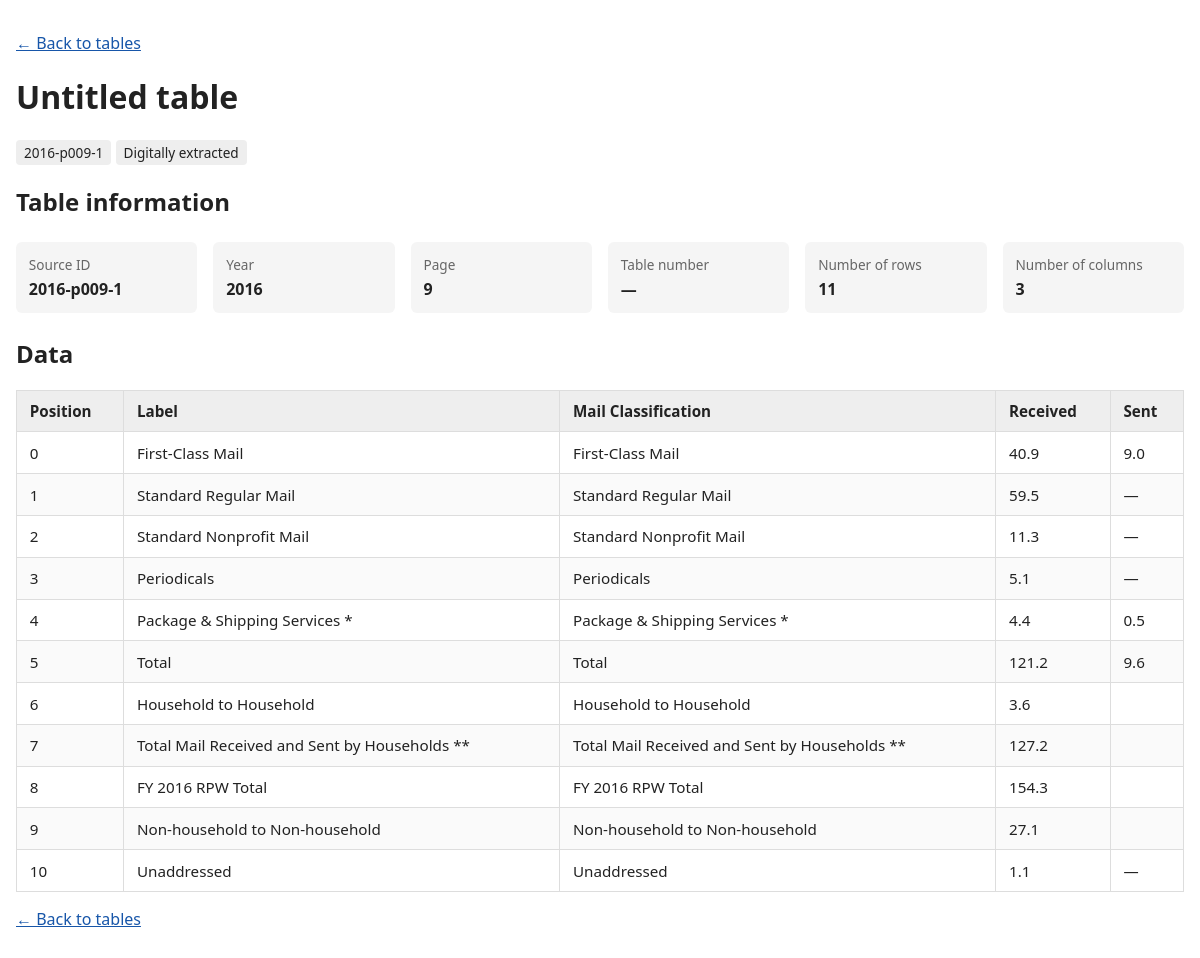
/dashboard/tables/1/, run on the app's committed database.
### dashboard/models.py (models this page shows, shortened)
class Table(models.Model):
    source_id = models.CharField(max_length=32, unique=True)  # e.g. 2021-p020-1
    year = models.PositiveIntegerField(db_index=True)
    page = models.PositiveIntegerField()
    table_number = models.CharField(max_length=32, blank=True)
    title = models.CharField(max_length=500, blank=True, db_index=True)
    columns = models.JSONField(default=list)
    ocr = models.BooleanField(default=False)  # True = read from scanned page
    class Meta:
        ordering = ["year", "page", "source_id"]

class Row(models.Model):
    table = models.ForeignKey(Table, on_delete=models.CASCADE, related_name="rows")
    position = models.PositiveIntegerField()
    label = models.CharField(max_length=500, blank=True)  # first column
    data = models.JSONField(default=dict)  # {codlumn: {"raw": "96%", "num": 96.0}}
    class Meta:
        ordering = ["table", "position"]

### dashboard/views.py (the view)
# urls.py: path("tables/<int:pk>/", views.table_detail, name="table-detail"),
def table_detail(request, pk):
    table = get_object_or_404(
        Table.objects.prefetch_related("rows"),
        pk=pk,
    )
    rows = list(table.rows.all())
    print("COLUMNS:", table.columns)
    for row in rows[:3]:
        print("POSITION:", row.position)
        print("LABEL:", row.label)
        print("DATA:", row.data)
    for row in rows:
        row.cells = []
        for column in table.columns:
            cell = row.data.get(column, {})
            if isinstance(cell, dict):
                value = cell.get("raw", "—")
            else:
                value = cell if cell is not None else "—"
            row.cells.append(value)
    return render(request, "dashboard/table_detail.html", {
        "table": table,
        "rows": rows,
    })

### dashboard/templates/dashboard/table_detail.html (shortened to what this page needs)
<!DOCTYPE html>
<html lang="en">
<head>
</head>
<body>
    <p>
        <a href="{% url 'table-list' %}">&larr; Back to tables</a>
    </p>
    <header>
        <h1>{{ table.title|default:"Untitled table" }}</h1>
        <p>
            <span class="badge">{{ table.source_id }}</span>
            {% if table.ocr %}
                <span class="badge">OCR extracted</span>
            {% else %}
                <span class="badge">Digitally extracted</span>
            {% endif %}
        </p>
    </header>
    <section>
        <h2>Table information</h2>
        <dl class="metadata">
            <div>
                <dt>Source ID</dt>
                <dd>{{ table.source_id }}</dd>
            </div>
            <div>
                <dt>Year</dt>
                <dd>{{ table.year }}</dd>
            </div>
            <div>
                <dt>Page</dt>
                <dd>{{ table.page }}</dd>
            </div>
            <div>
                <dt>Table number</dt>
                <dd>{{ table.table_number|default:"—" }}</dd>
            </div>
            <div>
                <dt>Number of rows</dt>
                <dd>{{ rows|length }}</dd>
            </div>
            <div>
                <dt>Number of columns</dt>
                <dd>{{ table.columns|length }}</dd>
            </div>
        </dl>
    </section>
    <section>
        <h2>Data</h2>
        {% if rows %}
            <div class="table-wrapper">
                <table>
                    <thead>
                        <tr>
                            <th scope="col">Position</th>
                            <th scope="col">Label</th>
                            {% for column in table.columns %}
                                <th scope="col">{{ column }}</th>
                            {% endfor %}
                        </tr>
                    </thead>
                    <tbody>
                        {% for row in rows %}
                            <tr>
                                <td>{{ row.position }}</td>
                                <td>{{ row.label|default:"—" }}</td>
                                {% for cell in row.cells %}
                                    <td>{{ cell }}</td>
                                {% endfor %}
                            </tr>
                        {% endfor %}
                    </tbody>
                </table>
            </div>
        {% else %}
            <p class="notice">
                No rows are available for this table.
            </p>
        {% endif %}
    </section>
    <footer>
        <p>
            <a href="{% url 'table-list' %}">&larr; Back to tables</a>
        </p>
    </footer>
</body>
</html>

### dashboard/templates/dashboard/table_detail.html (style rules this page uses)
body { font-family: system-ui, sans-serif; margin: 2rem auto; padding: 0 1rem; max-width: 1200px; color: #222; }
.metadata { display: grid; grid-template-columns: repeat(auto-fit, minmax(180px, 1fr)); gap: 1rem; margin: 1.5rem 0; }
.metadata div { padding: 0.8rem; background: #f5f5f5; border-radius: 6px; }
.metadata dt { font-size: 0.85rem; color: #666; }
.metadata dd { margin: 0.25rem 0 0; font-weight: 600; overflow-wrap: anywhere; }
.table-wrapper { overflow-x: auto; margin-top: 1rem; }
table { border-collapse: collapse; width: 100%; font-size: 0.95rem; }
th, td { padding: 0.65rem 0.8rem; border: 1px solid #ddd; text-align: left; vertical-align: top; }
thead th { background: #eee; position: sticky; top: 0; }
tbody tr:nth-child(even) { background: #fafafa; }
.badge { display: inline-block; padding: 0.2rem 0.5rem; border-radius: 4px; background: #eee; font-size: 0.85rem; }
a { color: #1756a9; }

### data on the page
Table: title "Untitled table", source_id "2016-p009-1", year "2016", page "9", table_number "—", columns|length "3"
Row: position "0", label "First-Class Mail", cells "First-Class Mail" "40.9" "9.0"
Row: position "1", label "Standard Regular Mail", cells "Standard Regular Mail" "59.5" "—"
Row: position "2", label "Standard Nonprofit Mail", cells "Standard Nonprofit Mail" "11.3" "—"
Row: position "3", label "Periodicals", cells "Periodicals" "5.1" "—"
Row: position "4", label "Package & Shipping Services *", cells "Package & Shipping Services *" "4.4" "0.5"
Row: position "5", label "Total", cells "Total" "121.2" "9.6"
Row: position "6", label "Household to Household", cells "Household to Household" "3.6"
Row: position "7", label "Total Mail Received and Sent by Households **", cells "Total Mail Received and Sent by Households **" "127.2"
Row: position "8", label "FY 2016 RPW Total", cells "FY 2016 RPW Total" "154.3"
Row: position "9", label "Non-household to Non-household", cells "Non-household to Non-household" "27.1"
Row: position "10", label "Unaddressed", cells "Unaddressed" "1.1" "—"

### other printed values
{{ rows|length }} "11"
{{ column }} "Mail Classification" "Received" "Sent"
